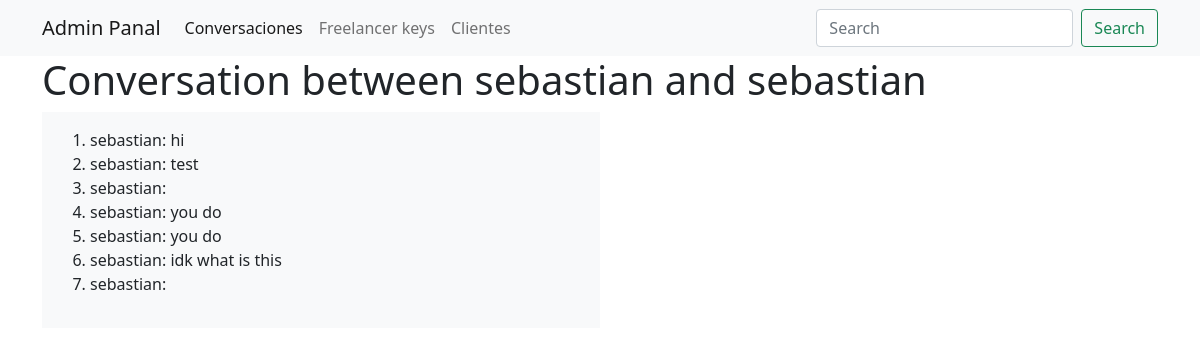
Before: /conversation/sebastian/sebastian/ (signed in) with the older database file.
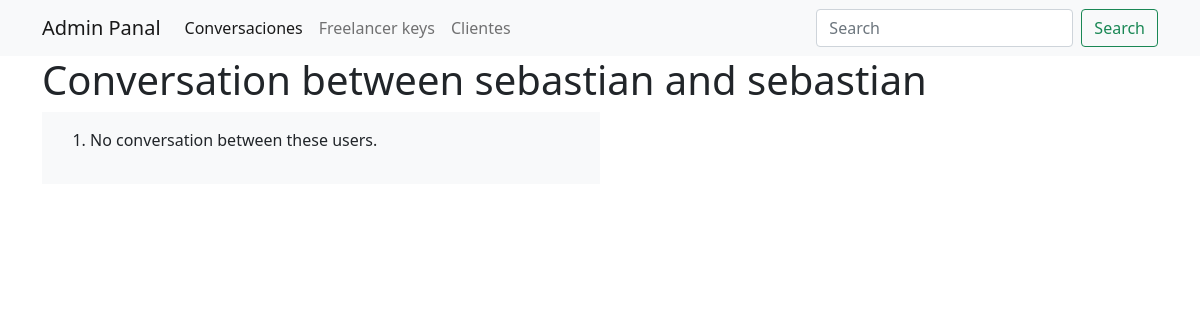
After: the same page with the newer database file.
### store/models.py (models this page shows, shortened)
class Message(models.Model):
    offer = models.ForeignKey('Offer', on_delete=models.SET_NULL, null=True, blank=True)
    user = models.ForeignKey(User, on_delete=models.CASCADE, related_name='user')
    sender = models.ForeignKey(User, on_delete=models.CASCADE, related_name='from_user')
    reciepient = models.ForeignKey(User, on_delete=models.CASCADE, related_name='to_user')
    body = models.TextField()
    file = models.FileField(upload_to='uploads/', null=True, blank=True)
    message_image = models.ImageField(upload_to='image_sent/', null=True, blank=True)
    date = models.DateTimeField(auto_now_add=True)
    is_read = models.BooleanField(default=False)

### store/views.py (the view)
# urls.py: path('conversation/<str:username1>/<str:username2>/', views.specific_user_conversation, name='specific_user_conversation'),
@user_passes_test(is_admin)
def specific_user_conversation(request, username1, username2):
    user1 = User.objects.get(username=username1)
    user2 = User.objects.get(username=username2)
    conversation = Message.objects.filter(
        (Q(sender=user1) & Q(reciepient=user2)) | (Q(sender=user2) & Q(reciepient=user1))
    ).order_by('date')
    context = {
        'user1': user1,
        'user2': user2,
        'conversation': conversation,
    }
    return render(request, 'admin/specific_user_conversation.html', context)

### store/views.py (called while the page is built)
def is_admin(user):
    return user.is_authenticated and user.is_staff

### templates/admin/specific_user_conversation.html (shortened to what this page needs)
{% load static %}
<!DOCTYPE html>
<html lang="en">
<head>
    <link href="https://cdn.jsdelivr.net/npm/bootstrap@5.0.2/dist/css/bootstrap.min.css" rel="stylesheet">
</head>
<body>
    <nav class="navbar navbar-expand-lg navbar-light bg-light">
        <div class="container">
          <a class="navbar-brand" href="{% url 'admin_only' %}">Admin Panal</a>
          <div class="collapse navbar-collapse" id="navbarSupportedContent">
            <ul class="navbar-nav me-auto mb-2 mb-lg-0">
              <li class="nav-item">
                <a class="nav-link active" aria-current="page" href="#">Conversaciones</a>
              </li>
              <li class="nav-item">
                <a class="nav-link" href="#">Freelancer keys</a>
              </li>
              <li class="nav-item">
                <a class="nav-link" href="#">Clientes</a>
              </li>
            </ul>
            <form class="d-flex">
              <input class="form-control me-2" type="search" placeholder="Search" aria-label="Search">
              <button class="btn btn-outline-success" type="submit">Search</button>
            </form>
        </div>
        </div>
    </nav>
    <div class="container">
        <h1>Conversation between {{ user1.username }} and {{ user2.username }}</h1>
        <div class="overflow-auto p-3 bg-light" style="width: 50%; height: 100%;">
            <ol>
                {% for message in conversation %}
                    <li>{{ message.sender.username }}: {{ message.body }}</li>
                {% empty %}
                    <li>No conversation between these users.</li>
                {% endfor %}
            </ol>
        </div>
    </div>
</body>
</html>

Changed rows visible on the page:
removed Message: sender.username "sebastian", body "hi"
removed Message: sender.username "sebastian", body "test"
removed Message: sender.username "sebastian"
removed Message: sender.username "sebastian", body "you do"
removed Message: sender.username "sebastian", body "you do"
removed Message: sender.username "sebastian", body "idk what is this"
removed Message: sender.username "sebastian"
Other visible differences:
text now shown: "No conversation between these users."
